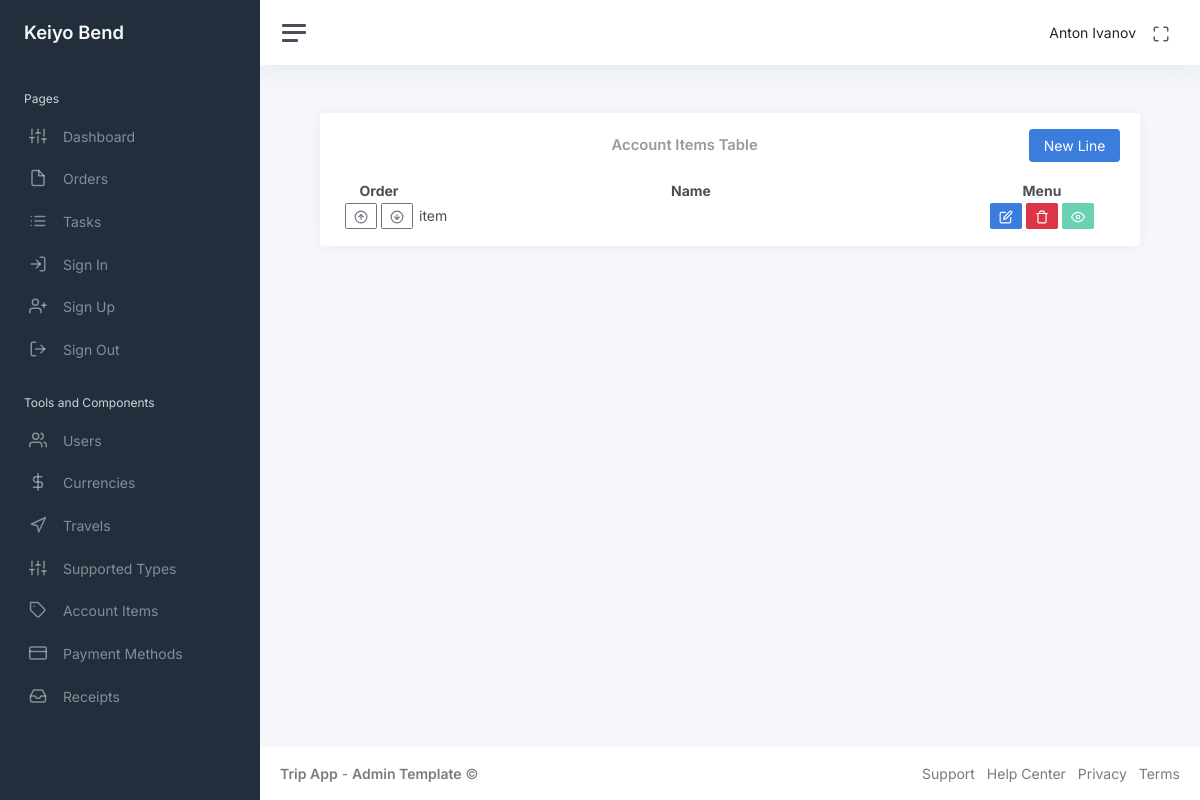
Before: /admin_menu/account_items_table (signed in) with the older database file.
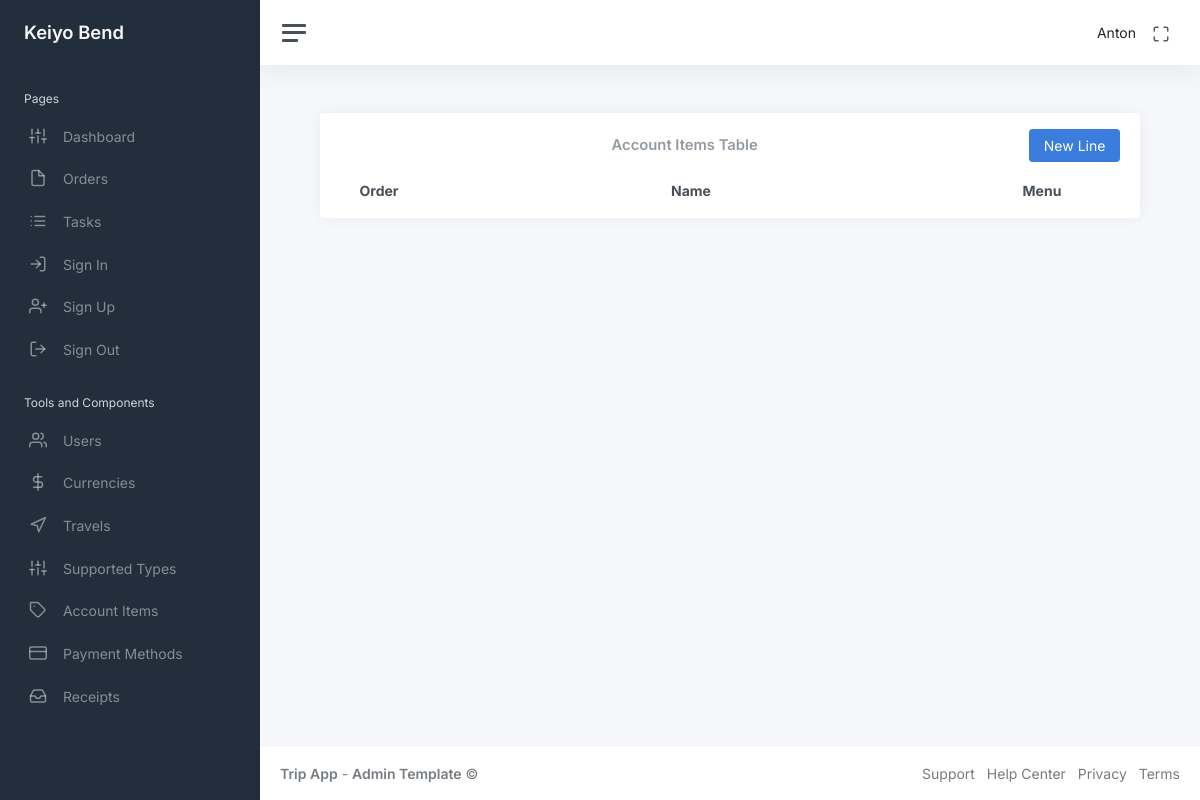
After: the same page with the newer database file.
### app/auth/models/user.py (models this page shows, shortened)
class User(UserMixin, db.Model):
    id: so.Mapped[int] = so.mapped_column(primary_key=True)
    name: so.Mapped[str] = so.mapped_column(sa.String(64), index=True, default=None)
    email: so.Mapped[str] = so.mapped_column(sa.String(120), index=True, unique=True)
    password_hash: so.Mapped[Optional[str]] = so.mapped_column(sa.String(256))
    admin: so.Mapped[bool] = so.mapped_column(sa.Boolean(), default=False)
    is_show: so.Mapped[bool] = so.mapped_column(sa.Boolean(), default=True)
    orders_rel = db.relationship("Order", back_populates="user", cascade="all, delete-orphan")

### app/admin/models/account_items.py (models this page shows, shortened)
class AccountItems(db.Model):
    id: so.Mapped[int] = so.mapped_column(primary_key=True)
    accountItemName: so.Mapped[str] = so.mapped_column(sa.String(), nullable=False, default=None)
    is_show: so.Mapped[bool] = so.mapped_column(sa.Boolean(), default=True, index=True)
    order: so.Mapped[int] = so.mapped_column(sa.Integer(), nullable=False, index=True, default=1)
    details = db.relationship(
        "Details", back_populates="account_item", cascade="all, delete-orphan"
    )

### app/admin/routes/account_items/account_items_table.py (the view)
@bp.route("/admin_menu/account_items_table")
@login_required
def account_items_table():
    account_items = db.session.scalars(sa.select(AccountItems).order_by(AccountItems.order)).all()
    return render_template(
        "admin/account_items_table.html", title="Account Items Table", account_items=account_items
    )

### app/auth/models/user.py (called while the page is built)
@login.user_loader
def load_user(id):
    return db.session.get(User, int(id))

### app/admin/templates/admin/account_items_table.html (shortened to what this page needs)
<!DOCTYPE html>
{% extends "main/base.html" %}
{% block content %}
<link rel="stylesheet" href="{{ url_for('admin.static', filename='css/account_items_table_style.css') }}">
<div class="container-fluid p-0">
    <div class="row">
        <div class="col-md-12 ms-sm-auto col-lg-12 px-md-4">
            <div class="card flex-fill">
                <div class="card-header py-3">
                    <div class="d-flex justify-content-between align-items-center">
                        <h3 class="card-title mb-0">Account Items Table</h3>
                        <button class="btn btn-primary btn-add" id="btn-add">New Line</button>
                    </div>
                </div>
                <div class="card-body py-0 mb-3">
                    <table class="display cell-border" style="width: 100%" id="accountItemsTable">
                        <thead>
                            <tr style="text-align: center;">
                                <th class="col-order">Order</th>
                                <th class="col-name">Name</th>
                                <th class="col-menu">Menu</th>
                            </tr>
                        </thead>
                        <tbody>
                            {% for account_item in account_items %}
                            <tr data-id="{{ account_item.id }}" data-order="{{ account_item.order }}">
                                <td style="text-align:center">
                                    <button class="btn btn-sm btn-outline-secondary move-up"><i class="align-middle"
                                            data-feather="arrow-up-circle"></i></button>
                                    <button class="btn btn-sm btn-outline-secondary move-down"><i class="align-middle"
                                            data-feather="arrow-down-circle"></i></button>
                                </td>
                                <td class="view-mode account-item-cell">{{ account_item.accountItemName }}</td>
                                <td style="text-align:center">
                                    <button class="btn btn-primary btn-sm btn-edit"><i class="align-middle"
                                            data-feather="edit"></i></button>
                                    <button class="btn btn-danger btn-sm btn-delete"><i class="align-middle"
                                            data-feather="trash"></i></button>
                                    <button
                                        class="btn btn-sm btn-show-account-item {{ 'btn-success' if account_item.is_show else 'btn-danger' }}"
                                        disabled>
                                        {% if account_item.is_show %}
                                        <i class="align-middle" data-feather="eye"></i>
                                        {% else %}
                                        <i class="align-middle" data-feather="eye-off"></i>
                                        {% endif %}
                                    </button>
                                </td>
                            </tr>
                            {% endfor %}
                        </tbody>
                    </table>
                </div>
            </div>
        </div>
    </div>
</div>
{% endblock %}

### app/main/templates/main/navbar.html (shortened to what this page needs)
<!DOCTYPE html>
<nav class="navbar navbar-expand navbar-light navbar-bg">
    <a class="sidebar-toggle js-sidebar-toggle">
        <i class="hamburger align-self-center"></i>
    </a>
    <div class="navbar-collapse collapse">
        <ul class="navbar-nav navbar-align">
            <li class="nav-item dropdown">
                <a class="nav-link d-none d-sm-inline-block">
                    <span class="text-dark">{{ current_user.name }}</span>
                </a>
            </li>
            <li class="nav-item">
                <a id="fullscreenButton" class="nav-link d-none d-sm-inline-block">
                    <i class="align-middle" data-feather="maximize"></i>
                </a>
            </li>
        </ul>
    </div>
</nav>

Changed rows visible on the page:
removed AccountItems: accountItemName "item", is_show True (drawn)
changed User: name "Anton Ivanov" → "Anton"
